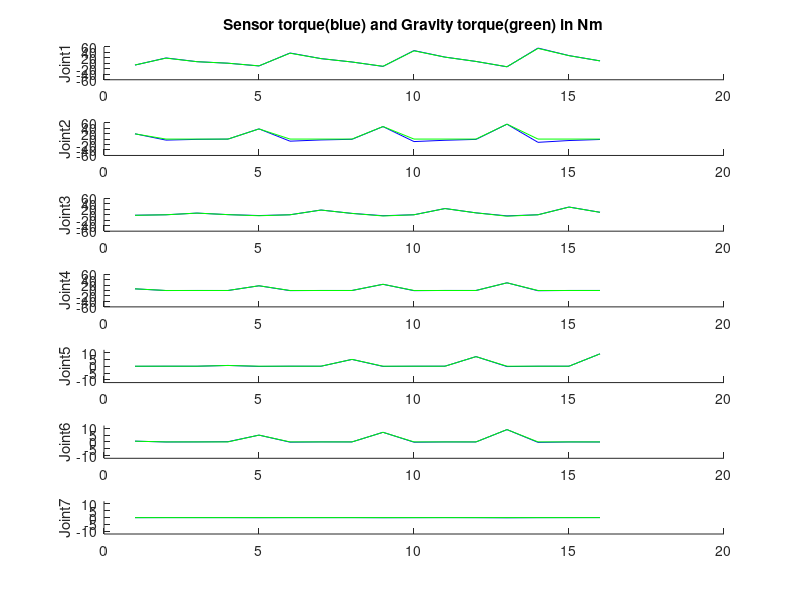

Write the MATLAB code that produced this figure. (Note: this script raises an error after producing the figure.)

%% Read raw data from test: 
% load = {noload, 2kg, 3kg, 4kg}; pose  = {POSE1, POSEX2, POSEX3 POSEY1}; torqueData(iJoint, :) = [sensorJntTorque, gravityJntTorque, gravityfreeJntTorque];

% no load
load{1}.pose{1}.torqueData = [[ -6.2710	,  -5.9557	,  -0.3154	  ]
                            [ 19.3308	,  19.1634	,  0.1674	  ]
                            [ -1.6175	,  -1.9790	,  0.3615	  ]
                            [ 6.0016	,  6.1130	,  -0.1114	  ]
                            [ -0.0745	,  0.0003	,  -0.0747	  ]
                            [ 0.5557	,  0.5315	,  0.0242	  ]
                            [ -0.0312	,  -0.0000	,  -0.0312	  ]];

load{1}.pose{2}.torqueData = [[ 19.8240	,  19.1635	,  0.6605	  ]
                            [ -3.7953	,  -0.0000	,  -3.7953	  ]
                            [ 0.0405	,  -0.0001	,  0.0406	  ]
                            [ -0.1364	,  -0.0000	,  -0.1364	  ]
                            [ -0.0133	,  -0.0000	,  -0.0133	  ]
                            [ -0.0499	,  -0.0000	,  -0.0499	  ]
                            [ 0.0155	,  0.0000	,  0.0155	  ]];

load{1}.pose{3}.torqueData = [[ 6.1857	,  6.1136	,  0.0721	  ]
                            [ -1.0755	,  0.0000	,  -1.0755	  ]
                            [ 6.2052	,  6.1133	,  0.0920	  ]
                            [ 0.1026	,  -0.0000	,  0.1026	  ]
                            [ -0.0224	,  -0.0000	,  -0.0224	  ]
                            [ -0.0047	,  -0.0000	,  -0.0047	  ]
                            [ 0.0049	,  0.0000	,  0.0049	  ]];

load{1}.pose{4}.torqueData = [[ 0.5572	,  0.5314	,  0.0258	  ]
                            [ -0.1029	,  0.0000	,  -0.1029	  ]
                            [ 0.5429	,  0.5311	,  0.0118	  ]
                            [ 0.0111	,  0.0000	,  0.0111	  ]
                            [ 0.5527	,  0.5311	,  0.0215	  ]
                            [ 0.1498	,  0.0000	,  0.1498	  ]
                            [ -0.0047	,  -0.0000	,  -0.0047	  ]];
 % 2kg
load{2}.pose{1}.torqueData = [[ -9.4651	,  -9.0949	,  -0.3703	  ]
                            [ 37.3824	,  37.1628	,  0.2196	  ]
                            [ -2.7635	,  -3.5486	,  0.7851	  ]
                            [ 17.2022	,  17.3435	,  -0.1413	  ]
                            [ -0.1617	,  0.0003	,  -0.1620	  ]
                            [ 4.9706	,  4.9931	,  -0.0224	  ]
                            [ -0.0484	,  -0.0000	,  -0.0484	  ]];

load{2}.pose{2}.torqueData = [[ 37.9823	,  37.1629	,  0.8195	  ]
                            [ -7.6916	,  0.0000	,  -7.6916	  ]
                            [ 0.0793	,  -0.0001	,  0.0793	  ]
                            [ -0.4796	,  0.0000	,  -0.4796	  ]
                            [ -0.0005	,  -0.0000	,  -0.0005	  ]
                            [ -0.1701	,  0.0000	,  -0.1701	  ]
                            [ 0.0013	,  -0.0000	,  0.0013	  ]];

load{2}.pose{3}.torqueData = [[ 17.4699	,  17.3441	,  0.1258	  ]
                            [ -3.1822	,  0.0000	,  -3.1822	  ]
                            [ 17.4188	,  17.3438	,  0.0751	  ]
                            [ 0.0959	,  -0.0000	,  0.0959	  ]
                            [ -0.0277	,  -0.0000	,  -0.0276	  ]
                            [ 0.0060	,  -0.0000	,  0.0060	  ]
                            [ -0.0093	,  0.0000	,  -0.0093	  ]];

load{2}.pose{4}.torqueData = [[ 5.0243	,  4.9930	,  0.0313	  ]
                            [ -0.8235	,  0.0000	,  -0.8235	  ]
                            [ 5.0429	,  4.9927	,  0.0503	  ]
                            [ 0.0436	,  0.0000	,  0.0436	  ]
                            [ 4.9754	,  4.9927	,  -0.0173	  ]
                            [ -0.0154	,  -0.0000	,  -0.0154	  ]
                            [ 0.0041	,  0.0000	,  0.0041	  ]];
 
 % 3kg
load{3}.pose{1}.torqueData = [[ -11.1035	,  -10.6645	,  -0.4390	  ]
                            [ 45.7547	,  45.9577	,  -0.2030	  ]
                            [ -3.3954	,  -4.3334	,  0.9380	  ]
                            [ 22.6326	,  22.7539	,  -0.1213	  ]
                            [ -0.1427	,  0.0003	,  -0.1430	  ]
                            [ 7.0416	,  7.0191	,  0.0226	  ]
                            [ -0.0682	,  -0.0000	,  -0.0682	  ]];

load{3}.pose{2}.torqueData = [[ 46.8443	,  45.9577	,  0.8865	  ]
                            [ -9.1544	,  0.0000	,  -9.1544	  ]
                            [ 0.1066	,  -0.0000	,  0.1067	  ]
                            [ -0.6317	,  0.0000	,  -0.6317	  ]
                            [ -0.0235	,  -0.0000	,  -0.0235	  ]
                            [ -0.2142	,  0.0000	,  -0.2142	  ]
                            [ -0.0303	,  -0.0000	,  -0.0303	  ]];

load{3}.pose{3}.torqueData = [[ 22.9660	,  22.7545	,  0.2115	  ]
                            [ -4.3807	,  0.0000	,  -4.3808	  ]
                            [ 22.9483	,  22.7542	,  0.1941	  ]
                            [ 0.1603	,  -0.0000	,  0.1603	  ]
                            [ 0.0049	,  -0.0000	,  0.0050	  ]
                            [ -0.0168	,  -0.0000	,  -0.0168	  ]
                            [ 0.0126	,  0.0000	,  0.0126	  ]];

load{3}.pose{4}.torqueData = [[ 7.0883	,  7.0190	,  0.0693	  ]
                            [ -1.1636	,  0.0000	,  -1.1636	  ]
                            [ 7.0895	,  7.0186	,  0.0709	  ]
                            [ 0.0801	,  0.0000	,  0.0801	  ]
                            [ 7.0225	,  7.0187	,  0.0039	  ]
                            [ -0.0372	,  -0.0000	,  -0.0372	  ]
                            [ -0.0278	,  0.0000	,  -0.0278	  ]];


 % 4kg
load{4}.pose{1}.torqueData = [[ -12.6777	,  -12.2341	,  -0.4437	  ]
                            [ 54.5127	,  54.7455	,  -0.2328	  ]
                            [ -4.0073	,  -5.1182	,  1.1109	  ]
                            [ 28.0790	,  28.1572	,  -0.0782	  ]
                            [ -0.2613	,  0.0003	,  -0.2616	  ]
                            [ 9.0106	,  9.0379	,  -0.0274	  ]
                            [ -0.1169	,  -0.0000	,  -0.1169	  ]];

load{4}.pose{2}.torqueData = [[ 56.0223	,  54.7456	,  1.2767	  ]
                            [ -11.9404	,  0.0000	,  -11.9404	  ]
                            [ 0.1310	,  0.0001	,  0.1310	  ]
                            [ -0.8544	,  0.0000	,  -0.8544	  ]
                            [ -0.0274	,  -0.0000	,  -0.0274	  ]
                            [ -0.3337	,  0.0000	,  -0.3337	  ]
                            [ -0.0239	,  -0.0000	,  -0.0239	  ]];

load{4}.pose{3}.torqueData = [[ 28.4841	,  28.1579	,  0.3262	  ]
                            [ -5.3101	,  0.0000	,  -5.3102	  ]
                            [ 28.4259	,  28.1575	,  0.2684	  ]
                            [ 0.1067	,  -0.0000	,  0.1067	  ]
                            [ -0.0100	,  -0.0000	,  -0.0100	  ]
                            [ -0.0312	,  -0.0000	,  -0.0311	  ]
                            [ 0.0029	,  0.0000	,  0.0029	  ]];

load{4}.pose{4}.torqueData = [[ 9.1313	,  9.0379	,  0.0934	  ]
                            [ -1.5243	,  0.0000	,  -1.5243	  ]
                            [ 9.1362	,  9.0375	,  0.0987	  ]
                            [ 0.1303	,  0.0000	,  0.1302	  ]
                            [ 9.0526	,  9.0376	,  0.0150	  ]
                            [ -0.0558	,  0.0000	,  -0.0558	  ]
                            [ 0.0306	,  -0.0000	,  0.0306	  ]];

                        
%% plot sensor torque and gravity torque for each joint
jointSensorTorques = [];
jointGravityTorques = [];
jointGravityFreeTorques = [];
for iload=1:4
    for jpose = 1:4
        jointSensorTorques = [jointSensorTorques, load{iload}.pose{jpose}.torqueData(:, 1)];
        jointGravityTorques = [jointGravityTorques, load{iload}.pose{jpose}.torqueData(:, 2)];
        jointGravityFreeTorques = [jointGravityFreeTorques, load{iload}.pose{jpose}.torqueData(:, 3)];
    end
end

figure;
ystrings = {'Joint1', 'Joint2', 'Joint3', 'Joint4', 'Joint5', 'Joint6', 'Joint7'};
for i = 1:7
    subplot(7,1,i);
    hold on,
    plot(jointSensorTorques(i,:), 'b');
    plot(jointGravityTorques(i,:), 'g');
%     plot(jointGravityFreeTorques(i,:), 'r');
    hold off,
    
    if(i<=4) % large motor
        ylim([-60, 60]);
    else % small motor
        ylim([-12, 12]);
    end
    
    if (i==1)
        title('Sensor torque(blue) and Gravity torque(green) in Nm');
    end
    ylabel(ystrings{i});
end
    

%% find maximum gravity compensated torque for different load
max_GravityFreeTorque_load = zeros(7,4);
for iload=1:4
    for jpose = 1:4
        for kjoint = 1:7
            % update maximum torque
            temp_torque = load{iload}.pose{jpose}.torqueData(kjoint, 3);
            if abs(temp_torque) > max_GravityFreeTorque_load(kjoint, iload)
                max_GravityFreeTorque_load(kjoint, iload) = abs(temp_torque);
            end
        end
    end
end

% display result
loadString = {'NoLoad', 'Load2kg', 'Load3kg', 'Load4kg'};
jntString = {'Joint1', 'Joint2', 'Joint3', 'Joint4', 'Joint5', 'Joint6', 'Joint7' };
Table_load = array2table(max_GravityFreeTorque_load, 'VariableNames', loadString, 'RowNames', jntString),

%% find maximum gravity compensated torque for different pose
max_GravityFreeTorque_pose = zeros(7,4);
for iload=1:4
    for jpose = 1:4
        for kjoint = 1:7
            temp_torque = load{iload}.pose{jpose}.torqueData(kjoint, 3);
            % update maximum torque
            if abs(temp_torque) > max_GravityFreeTorque_pose(kjoint, jpose)
                max_GravityFreeTorque_pose(kjoint, jpose) = abs(temp_torque);
            end
        end
    end
end

% display result
poseString = {'POSE1_J246', 'POSEX2_J1', 'POSEX3_J3', 'POSEY_J5'};
jntString = {'Joint1', 'Joint2', 'Joint3', 'Joint4', 'Joint5', 'Joint6', 'Joint7' };
Table_pose = array2table(max_GravityFreeTorque_pose, 'VariableNames', poseString, 'RowNames', jntString),
 

 